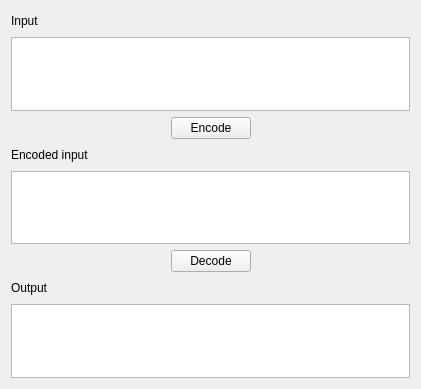
<?xml version="1.0" encoding="UTF-8"?>
<ui version="4.0">
 <class>Rsa</class>
 <widget class="QWidget" name="Rsa">
  <property name="geometry">
   <rect>
    <x>0</x>
    <y>0</y>
    <width>421</width>
    <height>389</height>
   </rect>
  </property>
  <property name="windowTitle">
   <string>Form</string>
  </property>
  <layout class="QVBoxLayout" name="verticalLayout">
   <item>
    <layout class="QFormLayout" name="formLayout_2">
     <item row="0" column="1">
      <spacer name="horizontalSpacer_2">
       <property name="orientation">
        <enum>Qt::Horizontal</enum>
       </property>
       <property name="sizeHint" stdset="0">
        <size>
         <width>40</width>
         <height>20</height>
        </size>
       </property>
      </spacer>
     </item>
     <item row="0" column="0">
      <widget class="QLabel" name="label_3">
       <property name="text">
        <string>Input</string>
       </property>
      </widget>
     </item>
    </layout>
   </item>
   <item>
    <widget class="QTextEdit" name="textEditInput"/>
   </item>
   <item>
    <layout class="QGridLayout" name="gridLayout_2">
     <item row="0" column="2">
      <spacer name="horizontalSpacer_5">
       <property name="orientation">
        <enum>Qt::Horizontal</enum>
       </property>
       <property name="sizeHint" stdset="0">
        <size>
         <width>40</width>
         <height>20</height>
        </size>
       </property>
      </spacer>
     </item>
     <item row="0" column="1">
      <widget class="QPushButton" name="pushButtonEncode">
       <property name="text">
        <string>Encode</string>
       </property>
      </widget>
     </item>
     <item row="0" column="0">
      <spacer name="horizontalSpacer_6">
       <property name="orientation">
        <enum>Qt::Horizontal</enum>
       </property>
       <property name="sizeHint" stdset="0">
        <size>
         <width>40</width>
         <height>20</height>
        </size>
       </property>
      </spacer>
     </item>
    </layout>
   </item>
   <item>
    <layout class="QFormLayout" name="formLayout_3">
     <item row="0" column="1">
      <spacer name="horizontalSpacer_7">
       <property name="orientation">
        <enum>Qt::Horizontal</enum>
       </property>
       <property name="sizeHint" stdset="0">
        <size>
         <width>40</width>
         <height>20</height>
        </size>
       </property>
      </spacer>
     </item>
     <item row="0" column="0">
      <widget class="QLabel" name="label_4">
       <property name="text">
        <string>Encoded input</string>
       </property>
      </widget>
     </item>
    </layout>
   </item>
   <item>
    <widget class="QTextEdit" name="textEditEncodedInput">
     <property name="readOnly">
      <bool>true</bool>
     </property>
    </widget>
   </item>
   <item>
    <layout class="QGridLayout" name="gridLayout">
     <item row="0" column="2">
      <spacer name="horizontalSpacer_4">
       <property name="orientation">
        <enum>Qt::Horizontal</enum>
       </property>
       <property name="sizeHint" stdset="0">
        <size>
         <width>40</width>
         <height>20</height>
        </size>
       </property>
      </spacer>
     </item>
     <item row="0" column="1">
      <widget class="QPushButton" name="pushButtonDecode">
       <property name="text">
        <string>Decode</string>
       </property>
      </widget>
     </item>
     <item row="0" column="0">
      <spacer name="horizontalSpacer_3">
       <property name="orientation">
        <enum>Qt::Horizontal</enum>
       </property>
       <property name="sizeHint" stdset="0">
        <size>
         <width>40</width>
         <height>20</height>
        </size>
       </property>
      </spacer>
     </item>
    </layout>
   </item>
   <item>
    <layout class="QFormLayout" name="formLayout">
     <item row="0" column="0">
      <widget class="QLabel" name="label_2">
       <property name="text">
        <string>Output</string>
       </property>
      </widget>
     </item>
     <item row="0" column="1">
      <spacer name="horizontalSpacer">
       <property name="orientation">
        <enum>Qt::Horizontal</enum>
       </property>
       <property name="sizeHint" stdset="0">
        <size>
         <width>40</width>
         <height>20</height>
        </size>
       </property>
      </spacer>
     </item>
    </layout>
   </item>
   <item>
    <widget class="QTextEdit" name="textEditOutput">
     <property name="readOnly">
      <bool>true</bool>
     </property>
    </widget>
   </item>
  </layout>
 </widget>
 <resources/>
 <connections/>
</ui>
